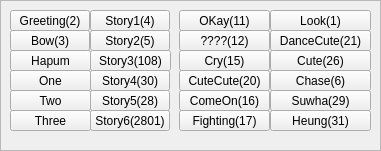
  <widget class="QFrame" name="frame_12">
   <property name="geometry">
    <rect>
     <x>20</x>
     <y>430</y>
     <width>381</width>
     <height>151</height>
    </rect>
   </property>
   <property name="frameShape">
    <enum>QFrame::StyledPanel</enum>
   </property>
   <property name="frameShadow">
    <enum>QFrame::Raised</enum>
   </property>
   <widget class="QPushButton" name="BTN_MOTION_STORY6">
    <property name="geometry">
     <rect>
      <x>90</x>
      <y>110</y>
      <width>80</width>
      <height>21</height>
     </rect>
    </property>
    <property name="text">
     <string>Story6(2801)</string>
    </property>
   </widget>
   <widget class="QPushButton" name="BTN_MOTION_STORY4">
    <property name="geometry">
     <rect>
      <x>90</x>
      <y>70</y>
      <width>80</width>
      <height>21</height>
     </rect>
    </property>
    <property name="text">
     <string>Story4(30)</string>
    </property>
   </widget>
   <widget class="QPushButton" name="BTN_MOTION_HAPUM">
    <property name="geometry">
     <rect>
      <x>10</x>
      <y>50</y>
      <width>81</width>
      <height>21</height>
     </rect>
    </property>
    <property name="text">
     <string>Hapum</string>
    </property>
   </widget>
   <widget class="QPushButton" name="BTN_MOTION_STORY5">
    <property name="geometry">
     <rect>
      <x>90</x>
      <y>90</y>
      <width>80</width>
      <height>21</height>
     </rect>
    </property>
    <property name="text">
     <string>Story5(28)</string>
    </property>
   </widget>
   <widget class="QPushButton" name="BTN_MOTION_CHASE">
    <property name="geometry">
     <rect>
      <x>270</x>
      <y>70</y>
      <width>101</width>
      <height>21</height>
     </rect>
    </property>
    <property name="text">
     <string>Chase(6)</string>
    </property>
   </widget>
   <widget class="QPushButton" name="BTN_MOTION_DANCECUTE">
    <property name="geometry">
     <rect>
      <x>270</x>
      <y>30</y>
      <width>101</width>
      <height>21</height>
     </rect>
    </property>
    <property name="text">
     <string>DanceCute(21)</string>
    </property>
   </widget>
   <widget class="QPushButton" name="BTN_MOTION_QUESTION">
    <property name="geometry">
     <rect>
      <x>179</x>
      <y>30</y>
      <width>91</width>
      <height>21</height>
     </rect>
    </property>
    <property name="text">
     <string>????(12)</string>
    </property>
   </widget>
   <widget class="QPushButton" name="BTN_MOTION_STORY1">
    <property name="geometry">
     <rect>
      <x>90</x>
      <y>10</y>
      <width>80</width>
      <height>21</height>
     </rect>
    </property>
    <property name="text">
     <string>Story1(4)</string>
    </property>
   </widget>
   <widget class="QPushButton" name="BTN_MOTION_TWO">
    <property name="geometry">
     <rect>
      <x>10</x>
      <y>90</y>
      <width>81</width>
      <height>21</height>
     </rect>
    </property>
    <property name="text">
     <string>Two</string>
    </property>
   </widget>
   <widget class="QPushButton" name="BTN_MOTION_CUTE">
    <property name="geometry">
     <rect>
      <x>270</x>
      <y>50</y>
      <width>101</width>
      <height>21</height>
     </rect>
    </property>
    <property name="text">
     <string>Cute(26)</string>
    </property>
   </widget>
   <widget class="QPushButton" name="BTN_MOTION_STORY2">
    <property name="geometry">
     <rect>
      <x>90</x>
      <y>30</y>
      <width>80</width>
      <height>21</height>
     </rect>
    </property>
    <property name="text">
     <string>Story2(5)</string>
    </property>
   </widget>
   <widget class="QPushButton" name="BTN_MOTION_HEUNG">
    <property name="geometry">
     <rect>
      <x>270</x>
      <y>110</y>
      <width>101</width>
      <height>21</height>
     </rect>
    </property>
    <property name="text">
     <string>Heung(31)</string>
    </property>
   </widget>
   <widget class="QPushButton" name="BTN_MOTION_BOW">
    <property name="geometry">
     <rect>
      <x>10</x>
      <y>30</y>
      <width>80</width>
      <height>21</height>
     </rect>
    </property>
    <property name="text">
     <string>Bow(3)</string>
    </property>
   </widget>
   <widget class="QPushButton" name="BTN_MOTION_CUTECUTE">
    <property name="geometry">
     <rect>
      <x>179</x>
      <y>70</y>
      <width>91</width>
      <height>21</height>
     </rect>
    </property>
    <property name="text">
     <string>CuteCute(20)</string>
    </property>
   </widget>
   <widget class="QPushButton" name="BTN_MOTION_SUWHA">
    <property name="geometry">
     <rect>
      <x>270</x>
      <y>90</y>
      <width>101</width>
      <height>21</height>
     </rect>
    </property>
    <property name="text">
     <string>Suwha(29)</string>
    </property>
   </widget>
   <widget class="QPushButton" name="BTN_MOTION_FIGHTING">
    <property name="geometry">
     <rect>
      <x>179</x>
      <y>110</y>
      <width>91</width>
      <height>21</height>
     </rect>
    </property>
    <property name="text">
     <string>Fighting(17)</string>
    </property>
   </widget>
   <widget class="QPushButton" name="BTN_MOTION_GREETING">
    <property name="geometry">
     <rect>
      <x>10</x>
      <y>10</y>
      <width>80</width>
      <height>21</height>
     </rect>
    </property>
    <property name="text">
     <string>Greeting(2)</string>
    </property>
   </widget>
   <widget class="QPushButton" name="BTN_MOTION_STORY3">
    <property name="geometry">
     <rect>
      <x>90</x>
      <y>50</y>
      <width>81</width>
      <height>21</height>
     </rect>
    </property>
    <property name="text">
     <string>Story3(108)</string>
    </property>
   </widget>
   <widget class="QPushButton" name="BTN_MOTION_OKAY">
    <property name="geometry">
     <rect>
      <x>179</x>
      <y>10</y>
      <width>91</width>
      <height>21</height>
     </rect>
    </property>
    <property name="text">
     <string>OKay(11)</string>
    </property>
   </widget>
   <widget class="QPushButton" name="BTN_MOTION_COMEON">
    <property name="geometry">
     <rect>
      <x>179</x>
      <y>90</y>
      <width>91</width>
      <height>21</height>
     </rect>
    </property>
    <property name="text">
     <string>ComeOn(16)</string>
    </property>
   </widget>
   <widget class="QPushButton" name="BTN_MOTION_ONE">
    <property name="geometry">
     <rect>
      <x>10</x>
      <y>70</y>
      <width>81</width>
      <height>21</height>
     </rect>
    </property>
    <property name="text">
     <string>One</string>
    </property>
   </widget>
   <widget class="QPushButton" name="BTN_MOTION_THREE">
    <property name="geometry">
     <rect>
      <x>10</x>
      <y>110</y>
      <width>81</width>
      <height>21</height>
     </rect>
    </property>
    <property name="text">
     <string>Three</string>
    </property>
   </widget>
   <widget class="QPushButton" name="BTN_MOTION_LOOK">
    <property name="geometry">
     <rect>
      <x>270</x>
      <y>10</y>
      <width>101</width>
      <height>21</height>
     </rect>
    </property>
    <property name="text">
     <string>Look(1)</string>
    </property>
   </widget>
   <widget class="QPushButton" name="BTN_MOTION_CRY">
    <property name="geometry">
     <rect>
      <x>179</x>
      <y>50</y>
      <width>91</width>
      <height>21</height>
     </rect>
    </property>
    <property name="text">
     <string>Cry(15)</string>
    </property>
   </widget>
  </widget>
